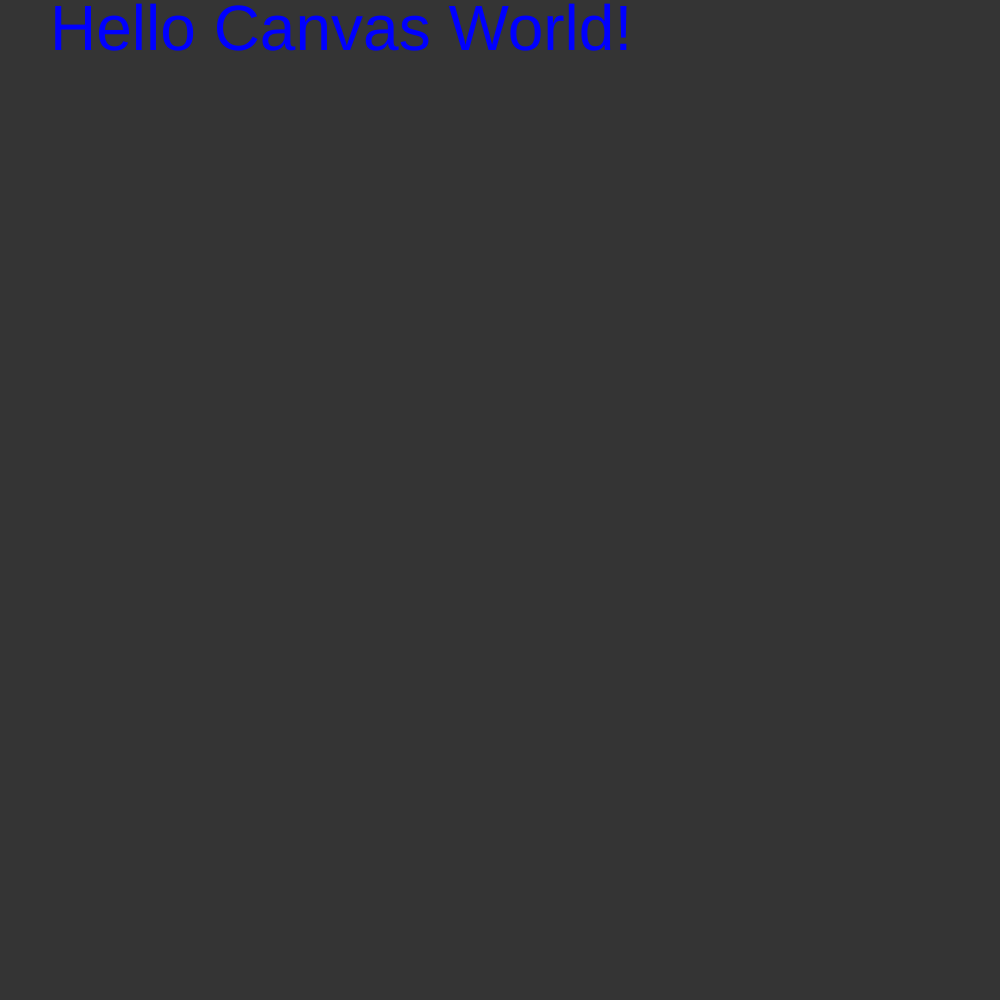
Frame 1 (no input)
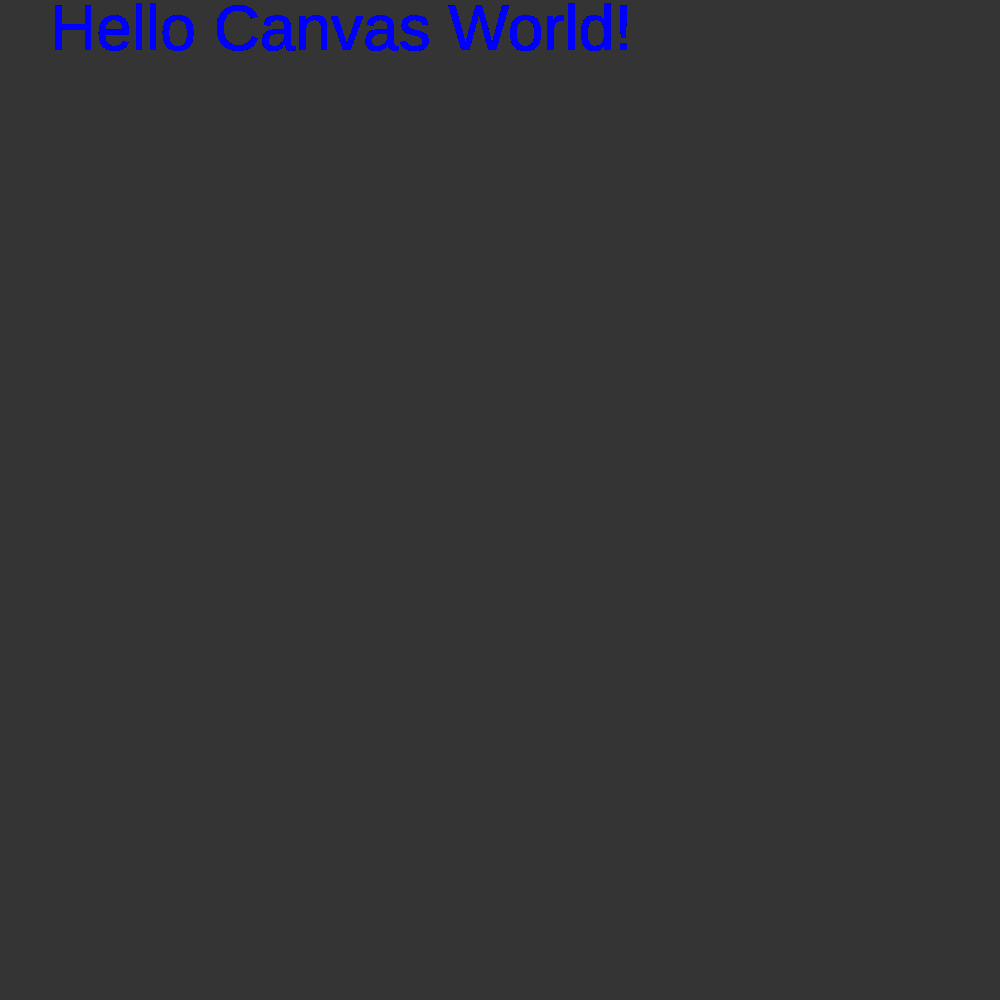
Frame 60 (no input)
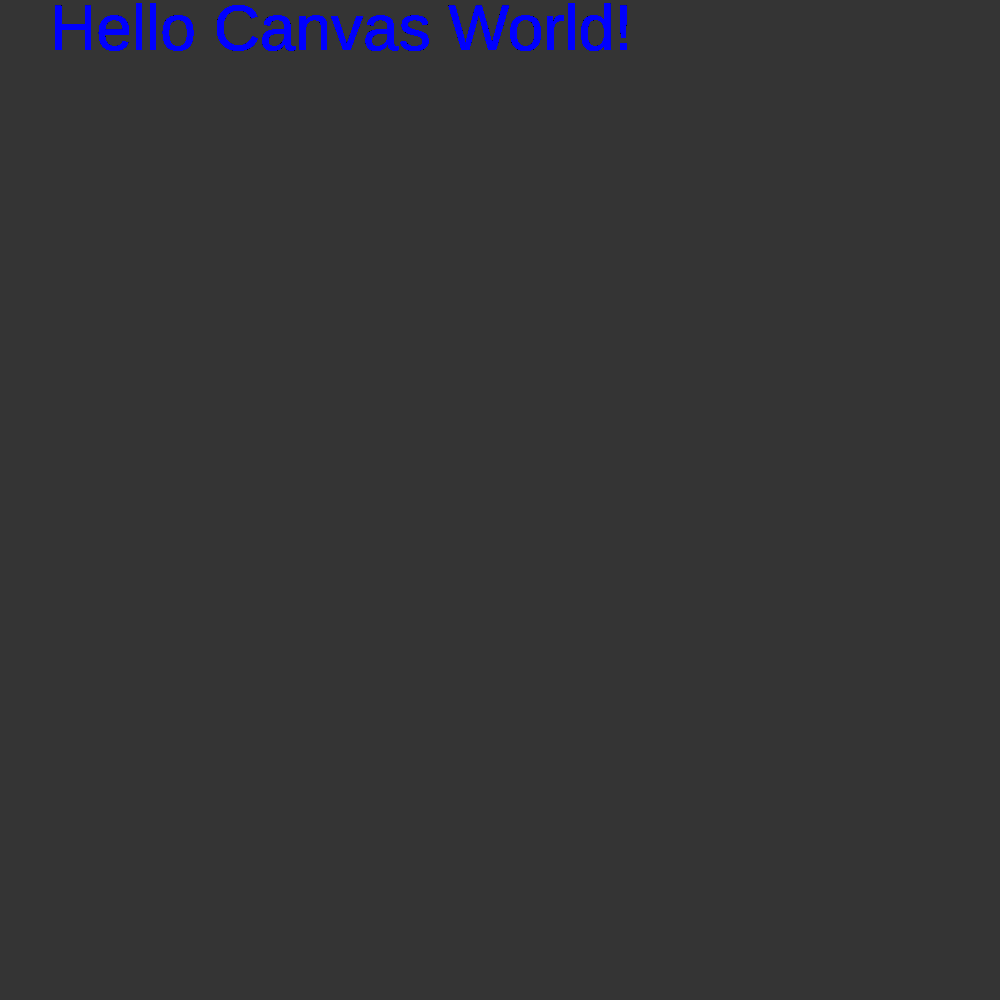
Frame 120 (the mouse pressed at the canvas centre since frame 60)

The p5.js sketch that drew these frames (run headless with seeded random() and noise() and a simulated clock; from frame 60 on, the mouse is pressed at the canvas centre):

// p5.js sketch
// ── sketch.js
function setup() {
  createCanvas(1000,1000);
  background(52);
}

function draw() {
  textSize(64);
  fill('blue');
  text('Hello Canvas World!',50,50);
}
